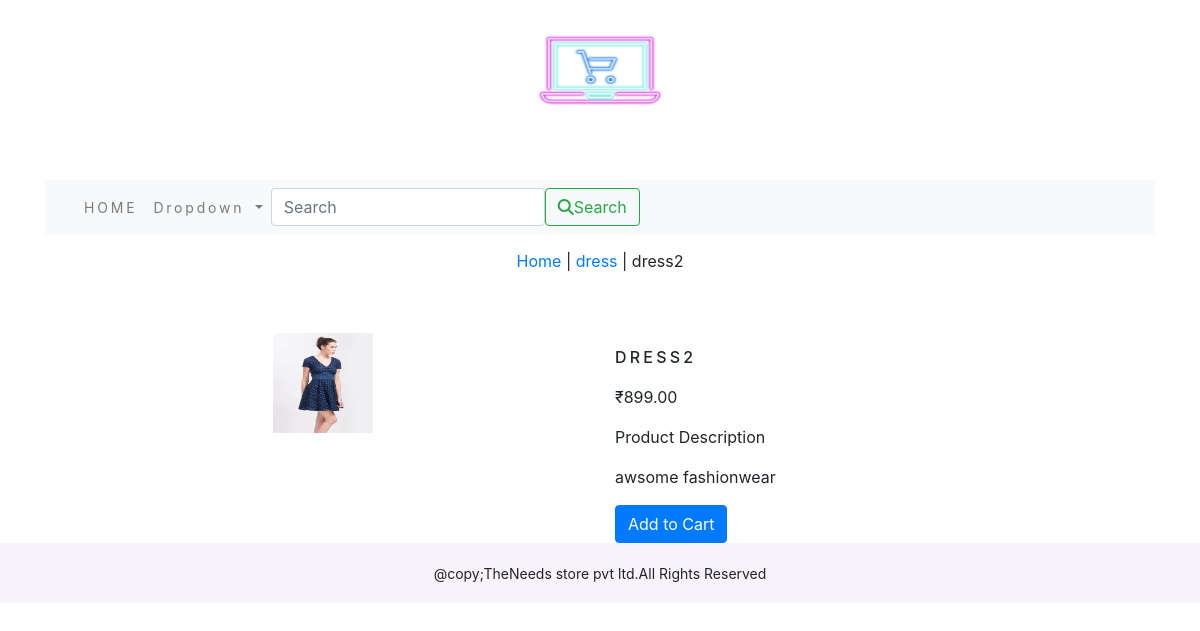
/dress/dress2/, run on the app's committed database.
### ecomapp/models.py (models this page shows, shortened)
class Product(models.Model):
    objects = None
    name = models.CharField(max_length=250, unique=True)
    slug = models.SlugField(max_length=250, unique=True)
    description = models.TextField(blank=True)
    price = models.DecimalField(max_digits=10, decimal_places=2)
    category = models.ForeignKey(Category, on_delete=models.CASCADE)
    image = models.ImageField(upload_to='product', blank=True)
    stock = models.IntegerField()
    available = models.BooleanField(default=True)
    created = models.DateTimeField(auto_now_add=True)
    updated = models.DateTimeField(auto_now=True)
    class Meta:
        ordering = ('name',)
        verbose_name = 'product'
        verbose_name_plural = 'products'

class Category(models.Model):
    objects = None
    name = models.CharField(max_length=250, unique=True)
    slug = models.SlugField(max_length=250, unique=True)
    description = models.TextField(blank=True)
    image = models.ImageField(upload_to='category', blank=True)
    class Meta:
        ordering = ('name',)
        verbose_name = 'category'
        verbose_name_plural = 'categories'
    def get_url(self):
        return reverse('ecomapp:products_by_category', args=[self.slug])
    def __str__(self):
        return '{}'.format(self.name)

### ecomapp/views.py (the view)
# urls.py: path('<slug:c_slug>/<slug:product_slug>/', views.prodDetail, name='prodDetail'),
def prodDetail(request, c_slug, product_slug):
    product = get_object_or_404(Product, category__slug=c_slug, slug=product_slug)
    return render(request, 'product.html', {'product': product})

### cart/context_processors.py (called while the page is built)
def counter(request):
    item_count = 0
    if 'admin' in request.path:
        return {}
    else:
        try:
            cart = Cart.objects.filter(cart_id=_cart_id(request))
            cart_items = CartItem.objects.all().filter(cart=cart[:1])
            for cart_items in cart_items:
                item_count += cart_items.quantity
        except Cart.DoesNotExist:
            item_count = 0
    return dict(item_count=item_count)

### cart/views.py (called while the page is built)
def _cart_id(request):
    cart_key = request.session.session_key
    if not cart_key:
        request.session.save()
        cart_key = request.session.session_key
    return cart_key

### ecomapp/context_processors.py (called while the page is built)
def menu_links(request):
    links = Category.objects.all()
    return dict(links=links)

### templates/product.html (shortened to what this page needs)
{% extends 'base.html' %}
{% load static %}
{% block content %}
<div class="row my_prod_row_class">
    <div class="mx-auto">
        <p><a href="{% url 'ecomapp:allProductCat' %}">Home</a> | <a href="{{product.category.get_url}}">{{product.category}}</a> | {{product.name}}</p>
    </div>
</div>
<div class="container">
<br>
<div class="row">
    <div class="col-12 col-sm-12 col-md-12 col-lg-6 text-center">
        <div style="min-width:18rem;">
            <img src="{{product.image.url}}" style="width:100px; height:100px;" alt="{{product.name}}">
        </div>
    </div>
        <div class="col-md-12 col-sm-12 col-md-12 col-lg-6">
            <div>
            <h1 class="my_prod_title">{{product.name}}</h1>
            <p>₹{{product.price}}</p>
            <p class="my_prod_desc">Product Description</p>
            <p class="text-justify my_prod_text">{{product.description}}</p>
            {% if product.stock <= 0 %}
            <p class="text-justify my_prod_text"><b>Out of Stock</b></p>
            {% else %}
            <a class="btn btn-primary" href="{% url 'cart:add_cart' product.id %}">Add to Cart</a>
            {% endif %}
        </div>
    </div>
</div>
</div>
{% endblock %}

### static/css/custom.css (style rules this page uses)
.my_prod_row_class { padding-top:15px; padding-bottom:20px; }
.my_prod_title { font-size:16px; text-transform:uppercase; letter-spacing:.2em; padding-top:15px; padding-bottom:10px; }
.my_prod_text { padding-right:20px; }

### data on the page
Product: category "dress", name "dress2", image (picture), name "DRESS2", price "899.00", description "awsome fashionwear"
